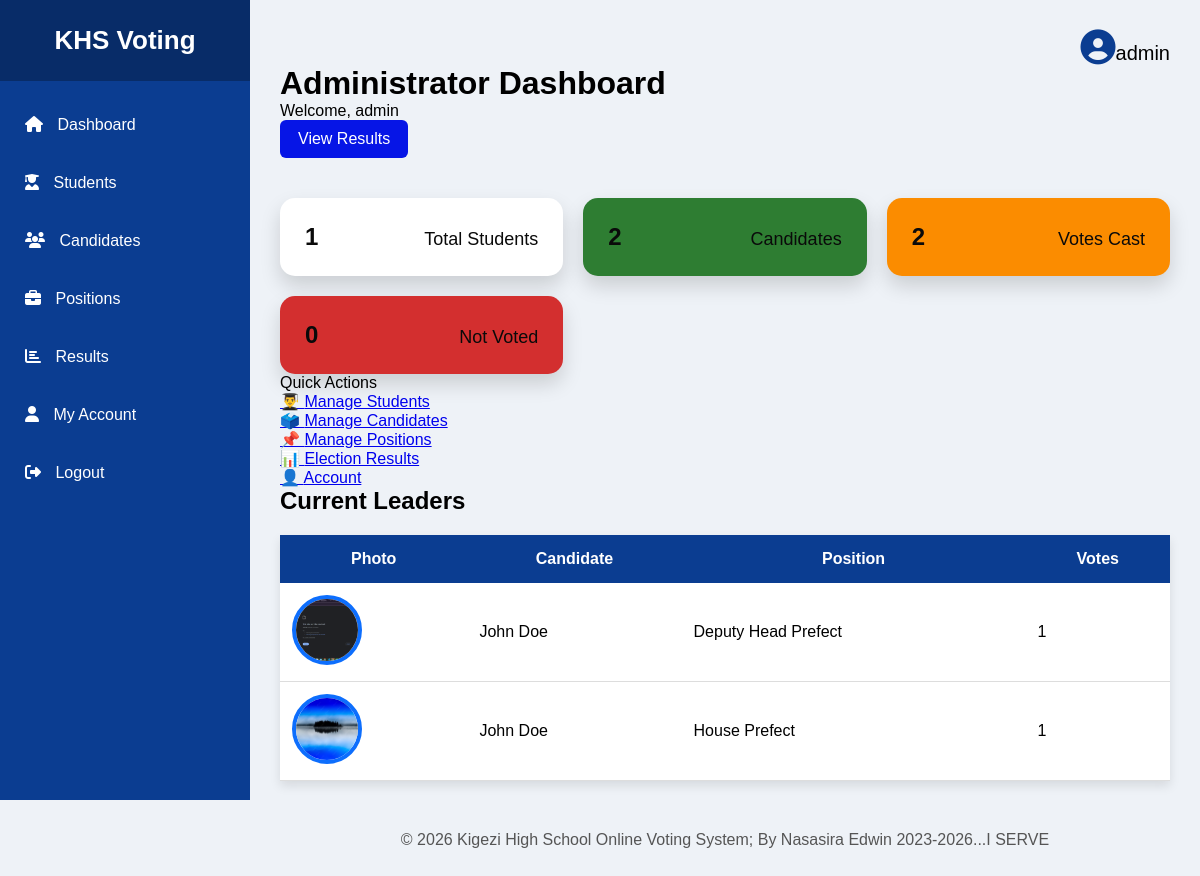
Screenshot of /dashboard (signed in) with the database file from the repository.
### tables this page shows
CREATE TABLE candidates(
    id INTEGER PRIMARY KEY AUTOINCREMENT,
    fullname TEXT,
    position TEXT,
    photo TEXT
);

### app.py (the view)
@app.route("/dashboard")
@admin_required
def dashboard():
    conn=get_db()
    total_students=conn.execute("SELECT COUNT(*) FROM students").fetchone()[0]
    total_candidates=conn.execute("SELECT COUNT(*) FROM candidates").fetchone()[0]
    total_positions=conn.execute("SELECT COUNT(*) FROM positions").fetchone()[0]
    total_votes=conn.execute("SELECT COUNT(*) FROM votes").fetchone()[0]
    votes_remaining=conn.execute("SELECT COUNT(*) FROM students WHERE has_voted=0").fetchone()[0]
    leaders=conn.execute("""
        SELECT c.fullname,c.position,c.photo,COUNT(v.id) AS votes
        FROM candidates c LEFT JOIN votes v ON c.id=v.candidate_id
        GROUP BY c.id ORDER BY c.position,votes DESC,c.fullname
    """).fetchall()
    status=conn.execute("SELECT results_published FROM settings WHERE id=1").fetchone()
    published=status["results_published"] if status else 0
    conn.close()
    return render_template("admin/dashboard.html", total_students=total_students,total_candidates=total_candidates,total_positions=total_positions,total_votes=total_votes,votes_remaining=votes_remaining,leaders=leaders,published=published,admin=session.get("admin"))

### app.py (called while the page is built)
def get_db():
    conn = sqlite3.connect(DB_PATH)
    conn.row_factory = sqlite3.Row
    conn.execute("PRAGMA foreign_keys = ON")
    return conn

def admin_required(view):
    @wraps(view)
    def wrapped(*args, **kwargs):
        if "admin_id" not in session:
            return redirect(url_for("admin"))
        return view(*args, **kwargs)
    return wrapped

@app.context_processor
def inject_settings():
    try:
        conn=get_db(); row=conn.execute("SELECT * FROM settings WHERE id=1").fetchone(); conn.close(); return {"site_settings": row}
    except sqlite3.Error:
        return {"site_settings": None}

### templates/admin/dashboard.html (shortened to what this page needs)
{% extends "admin/base.html" %}
{% block content %}
<div class="dashboard-container">
    <div class="dashboard-header">
        <div>
            <h1>Administrator Dashboard</h1>
            <p>Welcome, {{ admin }}</p>
        </div>
        <div class="header-buttons">
            <a href="{{ url_for('results') }}" class="btn btn-primary">
                View Results
            </a>
        </div>
    </div>
    <div class="stats-grid">
        <div class="stat-card blue">
            <h2>{{ total_students }}</h2>
            <p>Total Students</p>
        </div>
        <div class="stat-card green">
            <h2>{{ total_candidates }}</h2>
            <p>Candidates</p>
        </div>
        <div class="stat-card orange">
            <h2>{{ total_votes }}</h2>
            <p>Votes Cast</p>
        </div>
        <div class="stat-card red">
            <h2>{{ votes_remaining }}</h2>
            <p>Not Voted</p>
        </div>
    </div>
    <div class="section-title">
        Quick Actions
    </div>
    <div class="action-grid">
        <div>
        <a href="{{ url_for('students') }}" class="action-card">
            👨‍🎓
            <span>Manage Students</span>
        </a>
        </div>
        <div>
        <a href="{{ url_for('candidates') }}" class="action-card">
            🗳️
            <span>Manage Candidates</span>
        </a>
        </div>
        <div>
        <a href="{{ url_for('positions') }}" class="action-card">
            📌
            <span>Manage Positions</span>
        </a>
        </div>
        <div>
        <a href="{{ url_for('results') }}" class="action-card">
            📊
            <span>Election Results</span>
        </a>
        </div>
        <div><a href="{{ url_for('profile') }}" class="action-card">
            👤
            <span>Account</span>
        </a>
        </div>
    </div>
    <div class="table-card">
        <h2>Current Leaders</h2>
        <table>
            <thead>
            <tr>
                <th>Photo</th>
                <th>Candidate</th>
                <th>Position</th>
                <th>Votes</th>
            </tr>
            </thead>
            <tbody>
            {% for row in leaders %}
            <tr>
                <td>
                    {% if row.photo %}
                    <img class="candidate-photo"
                         src="{{ url_for('static', filename='uploads/' + row.photo) }}">
                    {% endif %}
                </td>
                <td>{{ row.fullname }}</td>
                <td>{{ row.position }}</td>
                <td>{{ row.votes }}</td>
            </tr>
            {% endfor %}
            </tbody>
        </table>
    </div>
</div>
<div class="footer">
        © 2026 Kigezi High School Online Voting System; By Nasasira Edwin 2023-2026...I SERVE
</div>
{% endblock %}

### static/css/admin.css (style rules this page uses)
* { margin:0; padding:0; box-sizing:border-box; font-family:Arial, Helvetica, sans-serif; }
body { display:flex; background:#eef2f7; }
.blue { background:#0fcbe4; }
.green { background:#28a745; }
.orange { background:#ff9800; }
.red { background:#dc3545; }
.footer { text-align:center; margin-top:50px; color:#555; }
table { width:100%; border-collapse:collapse; background:white; margin-top:20px; box-shadow:0 5px 10px rgba(0,0,0,.1); }
table th { background:#0b3d91; color:white; padding:15px; }
table td { padding:12px; border-bottom:1px solid #ddd; }
.btn { display:inline-block; background:#0615e6; color:white; padding:10px 18px; border-radius:6px; text-decoration:none; margin-bottom:15px; }
img { border-radius:50%; }
.candidate-photo { width:120px; height:120px; border-radius:50%; object-fit:cover; border:4px solid #007bff; }
.candidate-photo { width:120px; height:120px; border-radius:50%; border:4px solid #0d6efd; object-fit:cover; }
.candidate-photo, .winner-photo { width:70px; height:70px; border-radius:50%; object-fit:cover; }
.stats-grid { display:grid; grid-template-columns:repeat(auto-fit,minmax(220px,1fr)); gap:20px; margin-top:25px; }
.stat-card { padding:25px; border-radius:15px; color:#0a0a0a; display:flex; align-items:center; justify-content:space-between; box-shadow:0 10px 20px rgba(0,0,0,.15); transition:.3s; }
.stat-card p { margin:5px 0 0; font-size:18px; }
.blue { background:white; }
.green { background:#2e7d32; }
.orange { background:#fb8c00; }
.red { background:#d32f2f; }

### rows the page displays
candidates: photo (picture), fullname "John Doe", position "Deputy Head Prefect", votes "1"
candidates: photo (picture), fullname "John Doe", position "House Prefect", votes "1"

### other values shown
{{ session.get('admin','Administrator') }} "admin"
{{ admin }} "admin"
{{ total_students }} "1"
{{ total_candidates }} "2"
{{ total_votes }} "2"
{{ votes_remaining }} "0"
